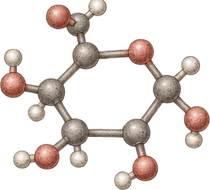
#> input picture projects/anatomy/atlas/opening/assets/glucose.png, 210 x 190 px
$ python -i make-sheets.py   (imports and definitions only)
#> lines starting #> are read from the running program, lines starting #| are printed output that depends on the picture
"""Requested chapter sheets and gallery, from runtime exports + disposable captures.
Requires Pillow. Run after check-player.mjs with a 390x844 viewport.
"""
from pathlib import Path
from PIL import Image,ImageDraw,ImageFont
from html import escape
import subprocess,json,math,textwrap,sys,shutil,hashlib
P=Path(__file__).resolve().parent;R=P.parent
CAP=P.parents[2]/'runs/anatomy-atlas/captures-390x844'
# [2 lines not run here, left out]
# [1 line that did not run here, left out]
# [14 lines not run here, left out]
# [1 line that did not run here, left out]
font=lambda n:ImageFont.truetype('/System/Library/Fonts/Helvetica.ttc',n)
BG=(250,247,238);ink=(65,51,42)
def fit(im,w,h):
 s=min(w/im.width,h/im.height);return im.resize((round(im.width*s),round(im.height*s)),Image.Resampling.LANCZOS)
def scene(path):
 im=Image.open(path).convert('RGB')
 # The wide atlas sheet is letterboxed in a tall phone. Retain the actual paper.
 rows=[]
 for y in range(im.height):
  r,g,b=im.getpixel((im.width//2,y))
  if r+g+b>150:rows.append(y)
 if rows:im=im.crop((0,min(rows),im.width,max(rows)+1))
 return im
cards=[];overview=Image.new('RGB',(1600,7*670),BG);od=ImageDraw.Draw(overview)
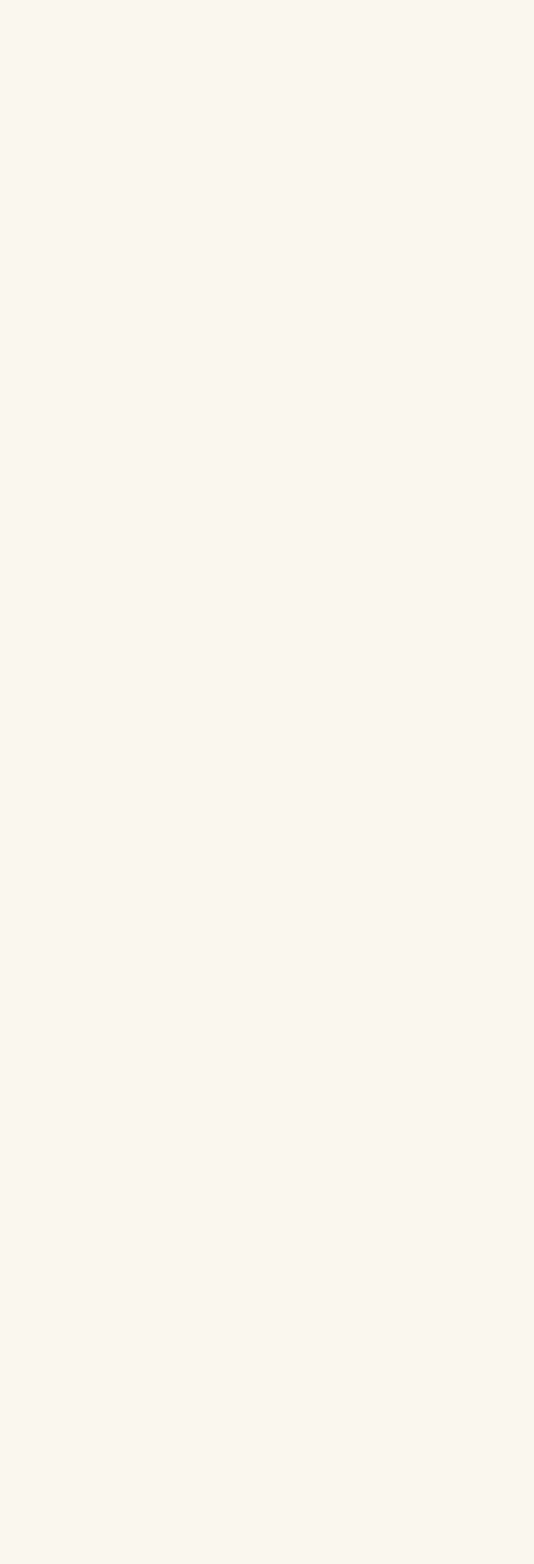
#> overview: PIL image 1600x4690 RGB (shown at 1/3 size); mean R, G, B 250, 247, 238
# [48 lines not run here, left out]
study=Image.new('RGB',(1200,470),BG);sd=ImageDraw.Draw(study)
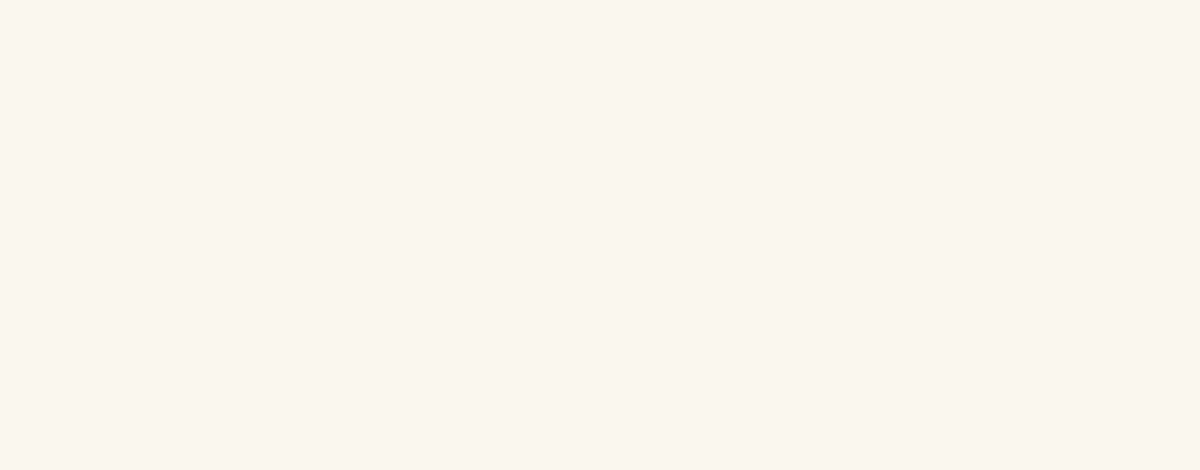
#> study: PIL image 1200x470 RGB; mean R, G, B 250, 247, 238
# [4 lines not run here, left out]
nav=' '.join(f'<a href="#chapter-{n}">{n}</a>' for n in range(1,29))
# [3 lines not run here, left out]

>>> result = scene('opening/assets/glucose.png')
#> in scene, `im=Image.open(path).convert('RGB')`:
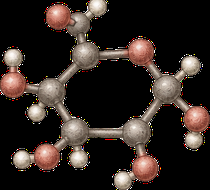
#> im: PIL image 210x190 RGB; mean R, G, B 49.3, 39.5, 34.9
#> the loop in scene, `for y in range(im.height):` made 190 passes
#> (r, g, b) on passes 1 to 3: (0, 0, 0), (170, 153, 136), (113, 92, 75)
#> after the loop in scene, `for y in range(im.height):`: rows = 33 values from 1 to 139
#> in scene, `if rows:im=im.crop((0,min(rows),im.width,max(rows)+1))`:
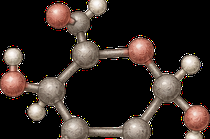
#> im: PIL image 210x139 RGB; mean R, G, B 50.7, 41.2, 36.4

$ run again, on projects/anatomy/atlas/opening/assets/nuclear-envelope-alternative.png
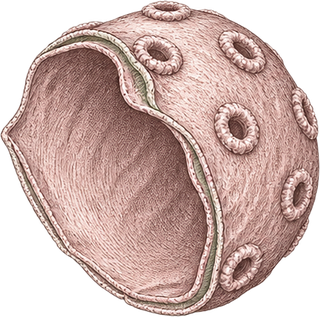
#> input picture projects/anatomy/atlas/opening/assets/nuclear-envelope-alternative.png, 320 x 317 px
#> in scene, `im=Image.open(path).convert('RGB')`:
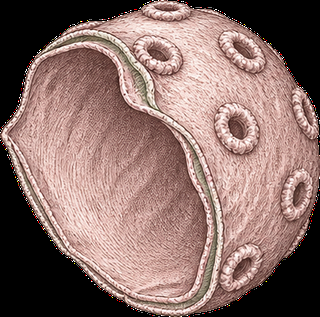
#> im: PIL image 320x317 RGB; mean R, G, B 137.8, 111.4, 105.9
#> the loop in scene, `for y in range(im.height):` made 317 passes
#> (r, g, b) on passes 1 to 3: (133, 77, 77), (175, 141, 130), (240, 228, 223)
#> after the loop in scene, `for y in range(im.height):`: rows = 313 values from 0 to 314
#> in scene, `if rows:im=im.crop((0,min(rows),im.width,max(rows)+1))`:
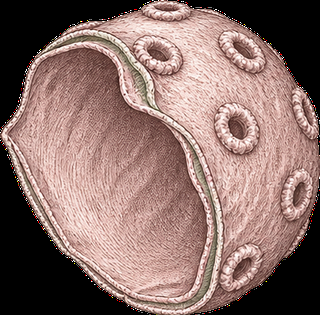
#> im: PIL image 320x315 RGB; mean R, G, B 138.6, 112.1, 106.5

$ run again, on projects/anatomy/atlas/opening/assets/protected-brain.png
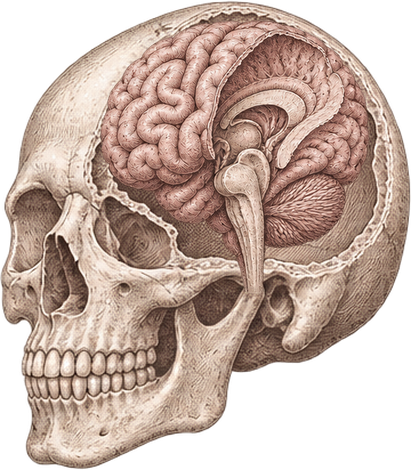
#> input picture projects/anatomy/atlas/opening/assets/protected-brain.png, 411 x 470 px
#> in scene, `im=Image.open(path).convert('RGB')`:
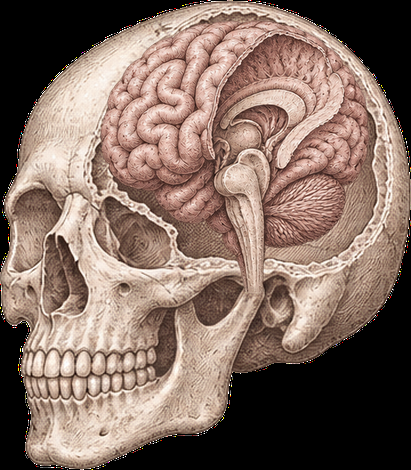
#> im: PIL image 411x470 RGB; mean R, G, B 131, 109.8, 99.1
#> the loop in scene, `for y in range(im.height):` made 470 passes
#> (r, g, b) on passes 1 to 3: (0, 0, 0), (0, 0, 0), (255, 225, 240)
#> after the loop in scene, `for y in range(im.height):`: rows = 424 values from 2 to 430
#> in scene, `if rows:im=im.crop((0,min(rows),im.width,max(rows)+1))`:
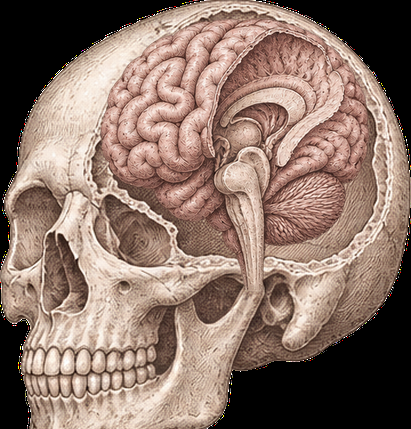
#> im: PIL image 411x429 RGB; mean R, G, B 139, 116.3, 104.9
